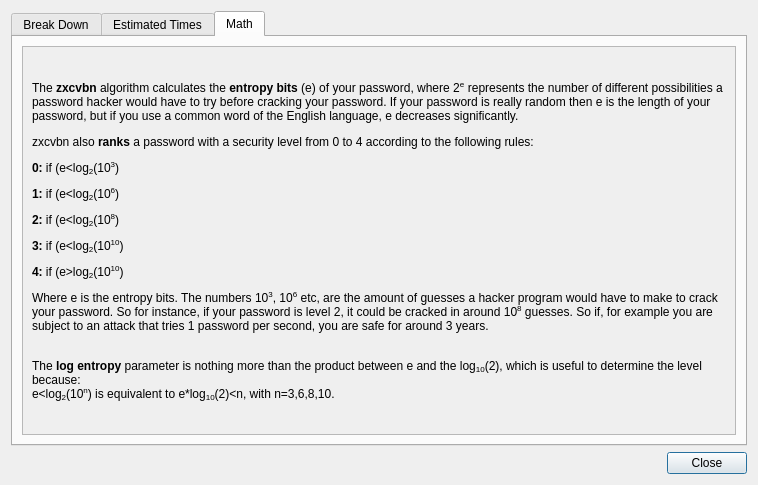
<?xml version="1.0" encoding="UTF-8"?>
<ui version="4.0">
 <class>zxcInfo</class>
 <widget class="QDialog" name="zxcInfo">
  <property name="geometry">
   <rect>
    <x>0</x>
    <y>0</y>
    <width>758</width>
    <height>485</height>
   </rect>
  </property>
  <property name="sizePolicy">
   <sizepolicy hsizetype="Preferred" vsizetype="Preferred">
    <horstretch>0</horstretch>
    <verstretch>0</verstretch>
   </sizepolicy>
  </property>
  <property name="minimumSize">
   <size>
    <width>0</width>
    <height>0</height>
   </size>
  </property>
  <property name="windowTitle">
   <string>Dialog</string>
  </property>
  <layout class="QVBoxLayout" name="verticalLayout_2">
   <item>
    <widget class="QTabWidget" name="tabWidget">
     <property name="currentIndex">
      <number>2</number>
     </property>
     <widget class="QWidget" name="breakd">
      <attribute name="title">
       <string>Break Down</string>
      </attribute>
      <layout class="QGridLayout" name="gridLayout_2">
       <item row="0" column="0">
        <widget class="QWidget" name="widget" native="true">
         <property name="minimumSize">
          <size>
           <width>200</width>
           <height>0</height>
          </size>
         </property>
         <layout class="QVBoxLayout" name="verticalLayout">
          <item>
           <widget class="QLabel" name="lb_info">
            <property name="text">
             <string>Here you can see how the password  was broken into parts and the entropy contribution of each one, plus the entropy gained for using multiple words.</string>
            </property>
            <property name="wordWrap">
             <bool>true</bool>
            </property>
           </widget>
          </item>
          <item>
           <widget class="QTableView" name="tv_pass">
            <property name="sizePolicy">
             <sizepolicy hsizetype="Ignored" vsizetype="Fixed">
              <horstretch>0</horstretch>
              <verstretch>0</verstretch>
             </sizepolicy>
            </property>
            <property name="verticalScrollBarPolicy">
             <enum>Qt::ScrollBarAlwaysOff</enum>
            </property>
            <property name="horizontalScrollBarPolicy">
             <enum>Qt::ScrollBarAlwaysOff</enum>
            </property>
            <property name="sizeAdjustPolicy">
             <enum>QAbstractScrollArea::AdjustIgnored</enum>
            </property>
           </widget>
          </item>
          <item>
           <widget class="QTableView" name="tv_info">
            <property name="sizePolicy">
             <sizepolicy hsizetype="Expanding" vsizetype="Expanding">
              <horstretch>0</horstretch>
              <verstretch>0</verstretch>
             </sizepolicy>
            </property>
            <property name="horizontalScrollBarPolicy">
             <enum>Qt::ScrollBarAlwaysOff</enum>
            </property>
            <property name="sizeAdjustPolicy">
             <enum>QAbstractScrollArea::AdjustToContents</enum>
            </property>
            <property name="wordWrap">
             <bool>true</bool>
            </property>
           </widget>
          </item>
          <item>
           <widget class="QTableView" name="tv_multi">
            <property name="verticalScrollBarPolicy">
             <enum>Qt::ScrollBarAlwaysOff</enum>
            </property>
            <property name="horizontalScrollBarPolicy">
             <enum>Qt::ScrollBarAlwaysOff</enum>
            </property>
           </widget>
          </item>
          <item>
           <spacer name="verticalSpacer_2">
            <property name="orientation">
             <enum>Qt::Vertical</enum>
            </property>
            <property name="sizeHint" stdset="0">
             <size>
              <width>20</width>
              <height>40</height>
             </size>
            </property>
           </spacer>
          </item>
         </layout>
        </widget>
       </item>
      </layout>
     </widget>
     <widget class="QWidget" name="Times">
      <attribute name="title">
       <string>Estimated Times</string>
      </attribute>
      <layout class="QGridLayout" name="gridLayout_3">
       <item row="2" column="0">
        <widget class="QWidget" name="widget_2" native="true">
         <layout class="QVBoxLayout" name="verticalLayout_5">
          <item alignment="Qt::AlignTop">
           <widget class="QLabel" name="label_2">
            <property name="sizePolicy">
             <sizepolicy hsizetype="Preferred" vsizetype="Expanding">
              <horstretch>0</horstretch>
              <verstretch>0</verstretch>
             </sizepolicy>
            </property>
            <property name="text">
             <string>This is an estimate of how long would it take to crack your password for different scenarios</string>
            </property>
            <property name="wordWrap">
             <bool>true</bool>
            </property>
           </widget>
          </item>
          <item>
           <widget class="QTableView" name="tv_times"/>
          </item>
          <item>
           <spacer name="verticalSpacer">
            <property name="orientation">
             <enum>Qt::Vertical</enum>
            </property>
            <property name="sizeHint" stdset="0">
             <size>
              <width>20</width>
              <height>40</height>
             </size>
            </property>
           </spacer>
          </item>
         </layout>
        </widget>
       </item>
      </layout>
     </widget>
     <widget class="QWidget" name="math">
      <attribute name="title">
       <string>Math</string>
      </attribute>
      <layout class="QVBoxLayout" name="verticalLayout_3">
       <item>
        <widget class="QScrollArea" name="scrollArea">
         <property name="widgetResizable">
          <bool>true</bool>
         </property>
         <widget class="QWidget" name="scrollAreaWidgetContents">
          <property name="geometry">
           <rect>
            <x>0</x>
            <y>0</y>
            <width>716</width>
            <height>389</height>
           </rect>
          </property>
          <layout class="QVBoxLayout" name="verticalLayout_4">
           <item>
            <widget class="QLabel" name="label">
             <property name="text">
              <string>&lt;!DOCTYPE HTML PUBLIC &quot;-//W3C//DTD HTML 4.0//EN&quot; &quot;http://www.w3.org/TR/REC-html40/strict.dtd&quot;&gt;
&lt;html&gt;&lt;head&gt;&lt;meta name=&quot;qrichtext&quot; content=&quot;1&quot; /&gt;&lt;style type=&quot;text/css&quot;&gt;
p, li { white-space: pre-wrap; }
&lt;/style&gt;&lt;/head&gt;&lt;body style=&quot; font-family:'Sans Serif'; font-size:9pt; font-weight:400; font-style:normal;&quot;&gt;
&lt;p style=&quot; margin-top:12px; margin-bottom:12px; margin-left:0px; margin-right:0px; -qt-block-indent:0; text-indent:0px;&quot;&gt;The &lt;span style=&quot; font-weight:600;&quot;&gt;zxcvbn&lt;/span&gt; algorithm calculates the&lt;span style=&quot; font-weight:600;&quot;&gt; entropy bits&lt;/span&gt; (e) of your password, where 2&lt;span style=&quot; vertical-align:super;&quot;&gt;e&lt;/span&gt;&lt;span style=&quot; font-size:10pt;&quot;&gt; &lt;/span&gt;represents the number of different possibilities a password hacker would have to try before cracking your password. If your password is really random then e is the length of your password, but if you use a common word of the English language, e decreases significantly. &lt;/p&gt;
&lt;p style=&quot; margin-top:12px; margin-bottom:12px; margin-left:0px; margin-right:0px; -qt-block-indent:0; text-indent:0px;&quot;&gt;zxcvbn also &lt;span style=&quot; font-weight:600;&quot;&gt;ranks&lt;/span&gt; a password with a security level from 0 to 4 according to the following rules:&lt;/p&gt;
&lt;p style=&quot; margin-top:12px; margin-bottom:12px; margin-left:0px; margin-right:0px; -qt-block-indent:0; text-indent:0px;&quot;&gt;&lt;span style=&quot; font-weight:600;&quot;&gt;0:&lt;/span&gt; if (e&amp;lt;log&lt;span style=&quot; vertical-align:sub;&quot;&gt;2&lt;/span&gt;(10&lt;span style=&quot; vertical-align:super;&quot;&gt;3&lt;/span&gt;) &lt;/p&gt;
&lt;p style=&quot; margin-top:12px; margin-bottom:12px; margin-left:0px; margin-right:0px; -qt-block-indent:0; text-indent:0px;&quot;&gt;&lt;span style=&quot; font-weight:600;&quot;&gt;1: &lt;/span&gt;if (e&amp;lt;log&lt;span style=&quot; vertical-align:sub;&quot;&gt;2&lt;/span&gt;(10&lt;span style=&quot; vertical-align:super;&quot;&gt;6&lt;/span&gt;)&lt;/p&gt;
&lt;p style=&quot; margin-top:12px; margin-bottom:12px; margin-left:0px; margin-right:0px; -qt-block-indent:0; text-indent:0px;&quot;&gt;&lt;span style=&quot; font-weight:600;&quot;&gt;2:&lt;/span&gt; if (e&amp;lt;log&lt;span style=&quot; vertical-align:sub;&quot;&gt;2&lt;/span&gt;(10&lt;span style=&quot; vertical-align:super;&quot;&gt;8&lt;/span&gt;)&lt;/p&gt;
&lt;p style=&quot; margin-top:12px; margin-bottom:12px; margin-left:0px; margin-right:0px; -qt-block-indent:0; text-indent:0px;&quot;&gt;&lt;span style=&quot; font-weight:600;&quot;&gt;3: &lt;/span&gt;if (e&amp;lt;log&lt;span style=&quot; vertical-align:sub;&quot;&gt;2&lt;/span&gt;(10&lt;span style=&quot; vertical-align:super;&quot;&gt;10&lt;/span&gt;)&lt;/p&gt;
&lt;p style=&quot; margin-top:12px; margin-bottom:12px; margin-left:0px; margin-right:0px; -qt-block-indent:0; text-indent:0px;&quot;&gt;&lt;span style=&quot; font-weight:600;&quot;&gt;4:&lt;/span&gt; if (e&amp;gt;log&lt;span style=&quot; vertical-align:sub;&quot;&gt;2&lt;/span&gt;(10&lt;span style=&quot; vertical-align:super;&quot;&gt;10&lt;/span&gt;)&lt;/p&gt;
&lt;p style=&quot; margin-top:12px; margin-bottom:12px; margin-left:0px; margin-right:0px; -qt-block-indent:0; text-indent:0px;&quot;&gt;Where e is the entropy bits. The numbers 10&lt;span style=&quot; vertical-align:super;&quot;&gt;3&lt;/span&gt;, 10&lt;span style=&quot; vertical-align:super;&quot;&gt;6&lt;/span&gt; etc, are the amount of guesses a hacker program would have to make to crack your password. So for instance, if your password is level 2, it could be cracked in around 10&lt;span style=&quot; vertical-align:super;&quot;&gt;8&lt;/span&gt; guesses. So if, for example you are subject to an attack that tries 1 password per second, you are safe for around 3 years.&lt;br /&gt;&lt;/p&gt;
&lt;p style=&quot; margin-top:12px; margin-bottom:12px; margin-left:0px; margin-right:0px; -qt-block-indent:0; text-indent:0px;&quot;&gt;The &lt;span style=&quot; font-weight:600;&quot;&gt;log entropy&lt;/span&gt; parameter is nothing more than the product between e and the log&lt;span style=&quot; vertical-align:sub;&quot;&gt;10&lt;/span&gt;(2), which is useful to determine the level because:&lt;br /&gt;e&amp;lt;log&lt;span style=&quot; vertical-align:sub;&quot;&gt;2&lt;/span&gt;(10&lt;span style=&quot; vertical-align:super;&quot;&gt;n&lt;/span&gt;) is equivalent to e*log&lt;span style=&quot; vertical-align:sub;&quot;&gt;10&lt;/span&gt;(2)&amp;lt;n, with n=3,6,8,10.&lt;/p&gt;&lt;/body&gt;&lt;/html&gt;</string>
             </property>
             <property name="wordWrap">
              <bool>true</bool>
             </property>
            </widget>
           </item>
          </layout>
         </widget>
        </widget>
       </item>
      </layout>
     </widget>
    </widget>
   </item>
   <item>
    <widget class="QDialogButtonBox" name="buttonBox">
     <property name="orientation">
      <enum>Qt::Horizontal</enum>
     </property>
     <property name="standardButtons">
      <set>QDialogButtonBox::Close</set>
     </property>
    </widget>
   </item>
  </layout>
 </widget>
 <resources/>
 <connections>
  <connection>
   <sender>buttonBox</sender>
   <signal>accepted()</signal>
   <receiver>zxcInfo</receiver>
   <slot>accept()</slot>
   <hints>
    <hint type="sourcelabel">
     <x>248</x>
     <y>254</y>
    </hint>
    <hint type="destinationlabel">
     <x>157</x>
     <y>274</y>
    </hint>
   </hints>
  </connection>
  <connection>
   <sender>buttonBox</sender>
   <signal>rejected()</signal>
   <receiver>zxcInfo</receiver>
   <slot>reject()</slot>
   <hints>
    <hint type="sourcelabel">
     <x>316</x>
     <y>260</y>
    </hint>
    <hint type="destinationlabel">
     <x>286</x>
     <y>274</y>
    </hint>
   </hints>
  </connection>
 </connections>
</ui>
